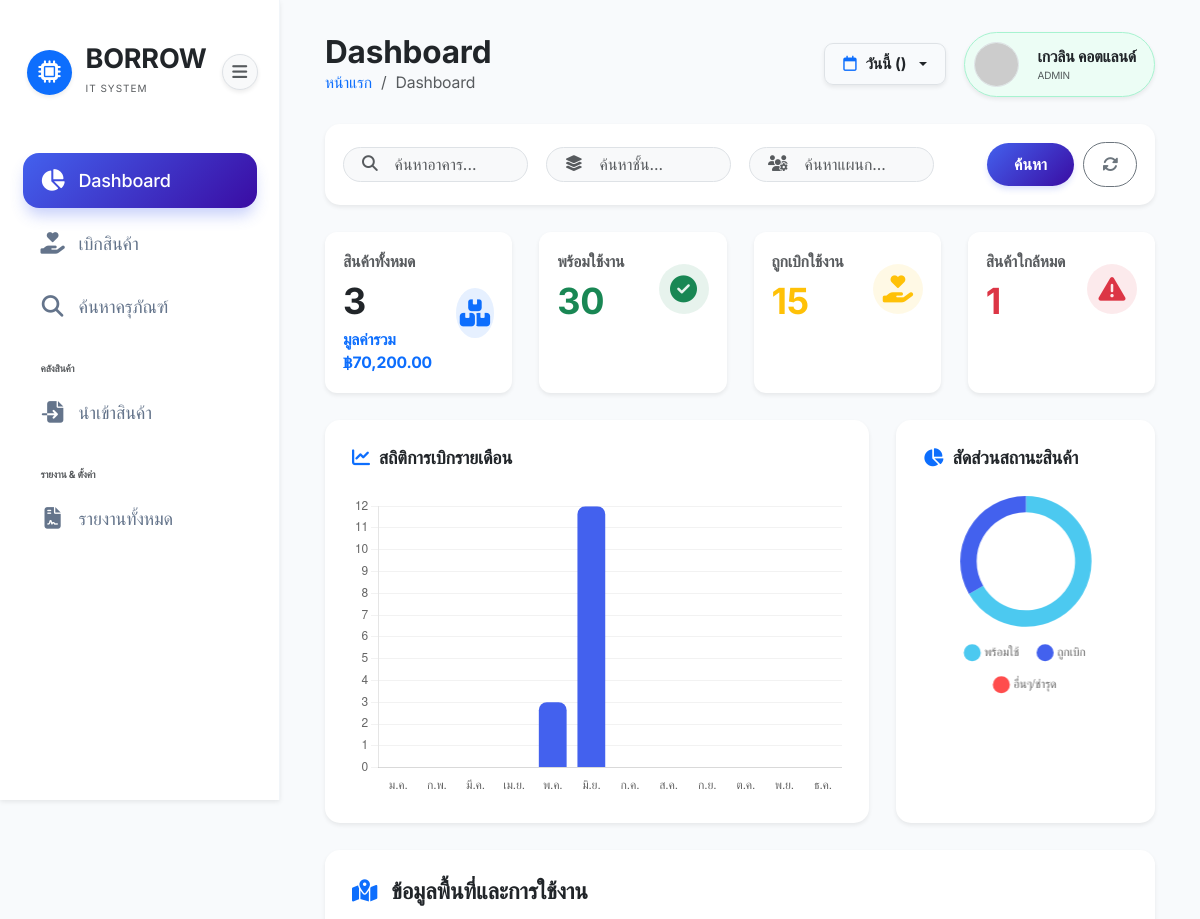
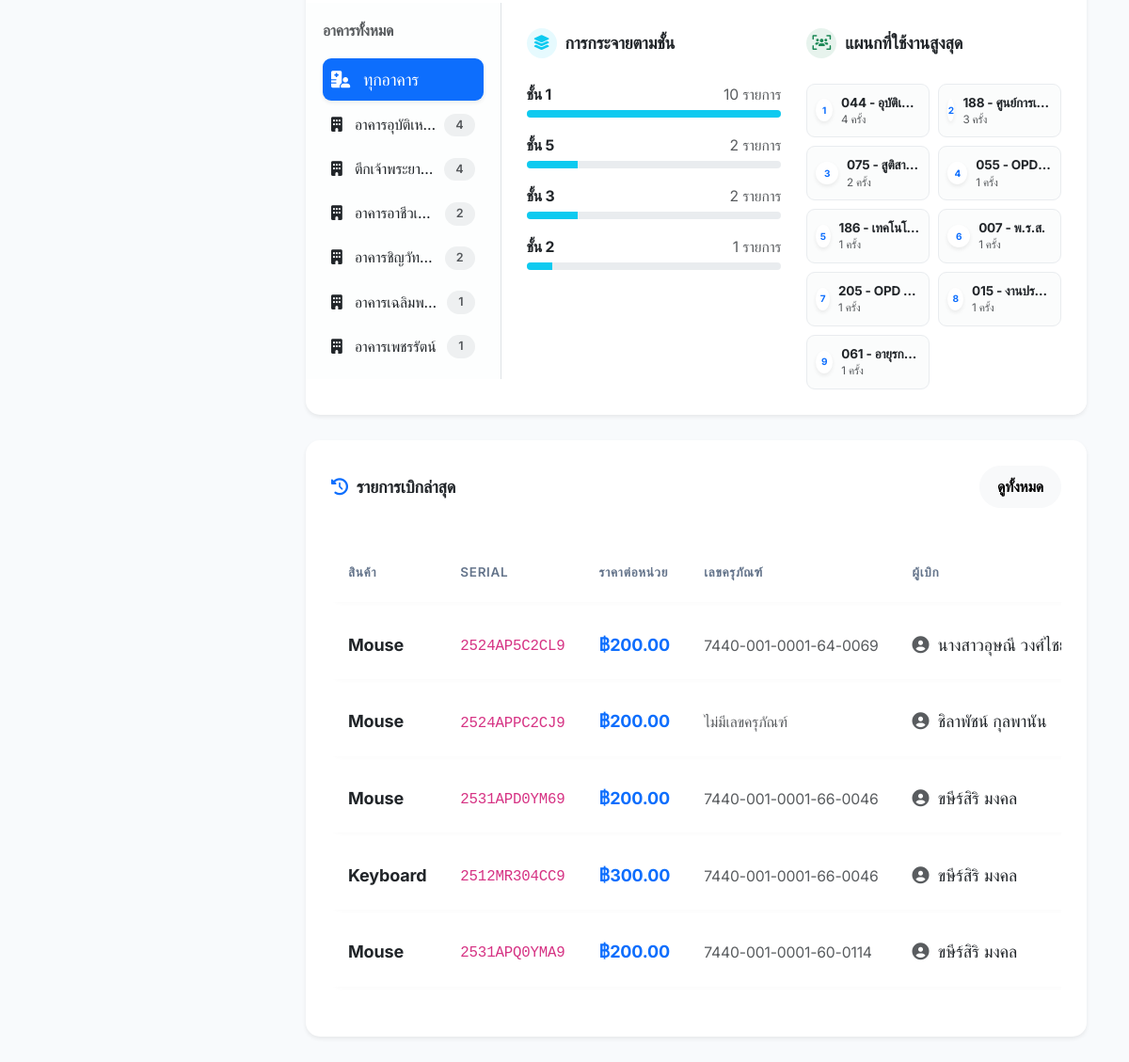
Screenshot of /pages/dashboard.php (signed in) with the database file from the repository (2 pictures, top to bottom).
### tables this page shows
CREATE TABLE `borrowings` (
  `id` int(11) NOT NULL,
  `serial_id` int(11) NOT NULL,
  `borrower_id` int(11) NOT NULL,
  `asset_number` varchar(100) DEFAULT NULL,
  `building` varchar(255) DEFAULT NULL,
  `floor` varchar(100) DEFAULT NULL,
  `department` varchar(255) DEFAULT NULL,
  `approver_name` varchar(255) DEFAULT NULL,
  `reason` text DEFAULT NULL,
  `notes` text DEFAULT NULL,
  `borrowed_at` timestamp NOT NULL DEFAULT current_timestamp(),
  `returned_at` timestamp NULL DEFAULT NULL,
  `image` varchar(255) DEFAULT NULL
);

CREATE TABLE `products` (
  `id` int(11) NOT NULL,
  `sku` varchar(50) NOT NULL,
  `name` varchar(255) NOT NULL,
  `category` varchar(100) DEFAULT NULL,
  `brand` varchar(100) DEFAULT NULL,
  `model` varchar(100) DEFAULT NULL,
  `spec` text DEFAULT NULL,
  `price` decimal(10,2) DEFAULT 0.00,
  `unit` varchar(50) DEFAULT 'เธเธดเนเธ',
  `min_alert` int(11) DEFAULT 5,
  `image` varchar(255) DEFAULT 'default_product.png',
  `created_at` timestamp NOT NULL DEFAULT current_timestamp()
);

CREATE TABLE `product_serials` (
  `id` int(11) NOT NULL,
  `product_id` int(11) NOT NULL,
  `serial_code` varchar(100) NOT NULL,
  `status` enum('available','borrowed','repairing','broken','lost') DEFAULT 'available',
  `created_at` timestamp NOT NULL DEFAULT current_timestamp()
);

### pages/dashboard.php (the view, shortened to what the rows shown need)
<?php
require_once '../config/db.php';
$where_clauses = [];
$params = [];
$where_sql = !empty($where_clauses) ? "WHERE " . implode(" AND ", $where_clauses) : "";
$monthly_sql = "SELECT MONTH(borrowed_at) as month, COUNT(*) as count
                FROM borrowings
                $where_sql
                " . ($where_sql ? " AND " : " WHERE ") . " YEAR(borrowed_at) = YEAR(CURDATE())
                GROUP BY MONTH(borrowed_at)
                ORDER BY month ASC";
$stmt_monthly = $pdo->prepare($monthly_sql);
$stmt_monthly->execute($params);
$monthly_results = $stmt_monthly->fetchAll(PDO::FETCH_KEY_PAIR);
$months_th = ['ม.ค.', 'ก.พ.', 'มี.ค.', 'เม.ย.', 'พ.ค.', 'มิ.ย.', 'ก.ค.', 'ส.ค.', 'ก.ย.', 'ต.ค.', 'พ.ย.', 'ธ.ค.'];
$chart_labels = [];
$chart_data = [];
for ($i = 1; $i <= 12; $i++) {
    $chart_labels[] = $months_th[$i-1];
    $chart_data[] = $monthly_results[$i] ?? 0;
}
$status_counts = $pdo->query("SELECT status, COUNT(*) as count FROM product_serials GROUP BY status")->fetchAll(PDO::FETCH_KEY_PAIR);
$total_available_all = $status_counts['available'] ?? 0;
$total_borrowed_all = $status_counts['borrowed'] ?? 0;
$total_other = ($status_counts['repairing'] ?? 0) + ($status_counts['broken'] ?? 0) + ($status_counts['lost'] ?? 0);
require_once '../includes/header.php';
?>
<div class="row g-4 mb-4">
    <div class="col-md-12">
        <div class="card p-4 border-0 shadow-sm" style="border-radius: 15px;">
            <div class="table-responsive">
                <table class="table table-hover align-middle text-nowrap">
                    <thead class="table-light">
                        <tr>
                            <th class="border-0">สินค้า</th>
                            <th class="border-0">Serial</th>
                            <th class="border-0">ราคาต่อหน่วย</th>
                            <th class="border-0">เลขครุภัณฑ์</th>
                            <th class="border-0">ผู้เบิก</th>
                        </tr>
                    </thead>
                    <tbody>
                        <?php
                        $sql_recent = "SELECT b.*, ps.serial_code, p.name as p_name, p.price, CONCAT(u.firstname, ' ', u.lastname) as u_name
                                     FROM borrowings b
                                     JOIN product_serials ps ON b.serial_id = ps.id
                                     JOIN products p ON ps.product_id = p.id
                                     JOIN users u ON b.borrower_id = u.id
                                     $where_sql
                                     ORDER BY b.borrowed_at DESC LIMIT 5";
                        $stmt_recent = $pdo->prepare($sql_recent);
                        $stmt_recent->execute($params);
                        $recent = $stmt_recent->fetchAll();
                        foreach ($recent as $row) {
                            echo "<tr>
                                    <td><div class='fw-bold text-dark'>{$row['p_name']}</div></td>
                                    <td><code>{$row['serial_code']}</code></td>
                                    <td class='text-primary fw-bold'>฿" . number_format($row['price'], 2) . "</td>
                                    <td><span class='text-muted small'>{$row['asset_number']}</span></td>
                                    <td><i class='fas fa-user-circle text-muted me-1'></i> {$row['u_name']}</td>
                                    <td><span class='badge bg-light text-dark fw-normal'>" . date('d/m/Y H:i', strtotime($row['borrowed_at'])) . "</span></td>
                                  </tr>";
                        }
                        ?>
                    </tbody>
                </table>
            </div>
        </div>
    </div>
</div>
<script>
    // Borrow Chart
    const ctxBorrow = document.getElementById('borrowChart').getContext('2d');
    new Chart(ctxBorrow, {
        type: 'bar',
        data: {
            labels: <?= json_encode($chart_labels) ?>,
            datasets: [{
                label: 'จำนวนครั้งที่เบิก',
                data: <?= json_encode($chart_data) ?>,
                backgroundColor: '#4361ee',
                borderRadius: 8
            }]
        },
        options: {
            responsive: true,
            maintainAspectRatio: false,
            plugins: {
                legend: { display: false },
                tooltip: {
                    callbacks: {
                        label: function(context) {
                            return 'เบิก: ' + context.raw + ' ครั้ง';
                        }
                    }
                }
            },
            scales: {
                y: {
                    beginAtZero: true,
                    ticks: { stepSize: 1 },
                    grid: { color: 'rgba(0,0,0,0.05)' }
                },
                x: { grid: { display: false } }
            }
        }
    });
    // Status Chart
    const ctxStatus = document.getElementById('statusChart').getContext('2d');
    new Chart(ctxStatus, {
        type: 'doughnut',
        data: {
            labels: ['พร้อมใช้', 'ถูกเบิก', 'อื่นๆ/ชำรุด'],
            datasets: [{
                data: [<?= $total_available_all ?>, <?= $total_borrowed_all ?>, <?= $total_other ?>],
                backgroundColor: ['#4cc9f0', '#4361ee', '#ff4d4d'],
                borderWidth: 0
            }]
        },
        options: {
            cutout: '75%',
            responsive: true,
            plugins: {
                legend: { position: 'bottom', labels: { usePointStyle: true, padding: 20 } }
            }
        }
    });
</script>
<?php require_once '../includes/footer.php'; ?>

### rows the page displays
borrowings: products.name "Mouse", serial.serial_code "2524AP5C2CL9", products.price "200.00", asset_number "7440-001-0001-64-0069", u_name "นางสาวอุษณี…"
borrowings: products.name "Mouse", serial.serial_code "2524APPC2CJ9", products.price "200.00", asset_number "ไม่มีเลขครุภัณฑ์", u_name "ชิลาพัชน์ กุลพานัน"
borrowings: products.name "Mouse", serial.serial_code "2531APD0YM69", products.price "200.00", asset_number "7440-001-0001-66-0046", u_name "ขษีร์สิริ มงคล"
borrowings: products.name "Keyboard", serial.serial_code "2512MR304CC9", products.price "300.00", asset_number "7440-001-0001-66-0046", u_name "ขษีร์สิริ มงคล"
borrowings: products.name "Mouse", serial.serial_code "2531APQ0YMA9", products.price "200.00", asset_number "7440-001-0001-60-0114", u_name "ขษีร์สิริ มงคล"

### other values shown
$page_title "Dashboard"
$period_label "วันนี้"
$_SESSION['user_name'] "เกวลิน คอตแลนด์"
$_SESSION['user_role'] "ADMIN"
$total_products "3"
$total_value "70,200.00"
$total_available "30"
$total_borrowed "15"
$low_stock "1"
$bs['building'] "อาคารอุบัติเห…"
$bs['count'] "4"
$bs['building'] "ตึกเจ้าพระยา…"
$bs['building'] "อาคารอาชีวเ…"
$bs['count'] "2"
$bs['building'] "อาคารชิญวัท…"
